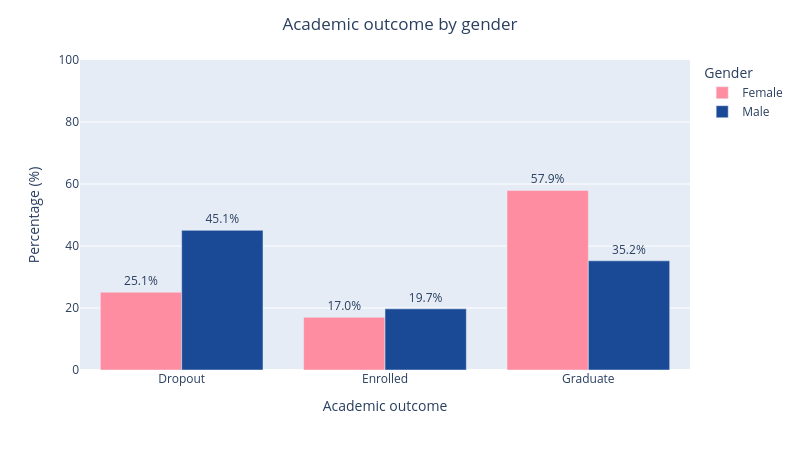

This figure's notebook cell:
### Code cell
df_plot = ( data_viz_pd .groupby(['Gender', 'Target']) .size() .rename('count') .reset_index() )
df_plot['Percentage (%)'] = ( df_plot .groupby('Gender')['count'] .transform(lambda x: x / x.sum() * 100) )
fig = px.bar(
    df_plot,
    x='Target',
    y='Percentage (%)',
    color='Gender',
    barmode='group',
    text=df_plot['Percentage (%)'].round(1).astype(str) + '%',
    color_discrete_map={
        'Male': '#1A4A96',    # blue
        'Female': '#FF8DA1'  # pink
    }
)

fig.update_traces(
    textposition='outside'
)

fig.update_layout(
    title={
        'text': 'Academic outcome by gender',
        'x': 0.5
    },
    yaxis_title='Percentage (%)',
    xaxis_title='Academic outcome',
    yaxis=dict(
        range=[0, 100]
    ),
    height=450,
    width=800,
    uniformtext_minsize=12,
    uniformtext_mode='hide'
)

save_fig(fig, '09_outcome_by_gender')

print((pd.crosstab(data_viz_pd['Gender'], data_viz_pd['Target'],
                   normalize='index') * 100).round(1).to_string())

### Figure 1 — Plotly figure (JSON) as saved in the notebook; plotly's stock layout.template omitted (floating-point values rounded to 4 significant figures)
{"data": [{"alignmentgroup": "True", "hovertemplate": "Gender=Female<br>Target=%{x}<br>Percentage (%)=%{y}<br>text=%{text}<extra></extra>", "legendgroup": "Female", "marker": {"color": "#FF8DA1", "pattern": {"shape": ""}}, "name": "Female", "offsetgroup": "Female", "orientation": "v", "showlegend": true, "text": ["25.1%", "17.0%", "57.9%"], "textposition": "outside", "type": "bar", "x": ["Dropout", "Enrolled", "Graduate"], "xaxis": "x", "y": [25.1, 16.98, 57.91], "yaxis": "y"}, {"alignmentgroup": "True", "hovertemplate": "Gender=Male<br>Target=%{x}<br>Percentage (%)=%{y}<br>text=%{text}<extra></extra>", "legendgroup": "Male", "marker": {"color": "#1A4A96", "pattern": {"shape": ""}}, "name": "Male", "offsetgroup": "Male", "orientation": "v", "showlegend": true, "text": ["45.1%", "19.7%", "35.2%"], "textposition": "outside", "type": "bar", "x": ["Dropout", "Enrolled", "Graduate"], "xaxis": "x", "y": [45.05, 19.73, 35.22], "yaxis": "y"}], "layout": {"barmode": "group", "height": 450, "legend": {"title": {"text": "Gender"}, "tracegroupgap": 0}, "margin": {"t": 60}, "title": {"text": "Academic outcome by gender", "x": 0.5}, "uniformtext": {"minsize": 12, "mode": "hide"}, "width": 800, "xaxis": {"anchor": "y", "domain": [0.0, 1.0], "title": {"text": "Academic outcome"}}, "yaxis": {"anchor": "x", "domain": [0.0, 1.0], "range": [0, 100], "title": {"text": "Percentage (%)"}}}}
